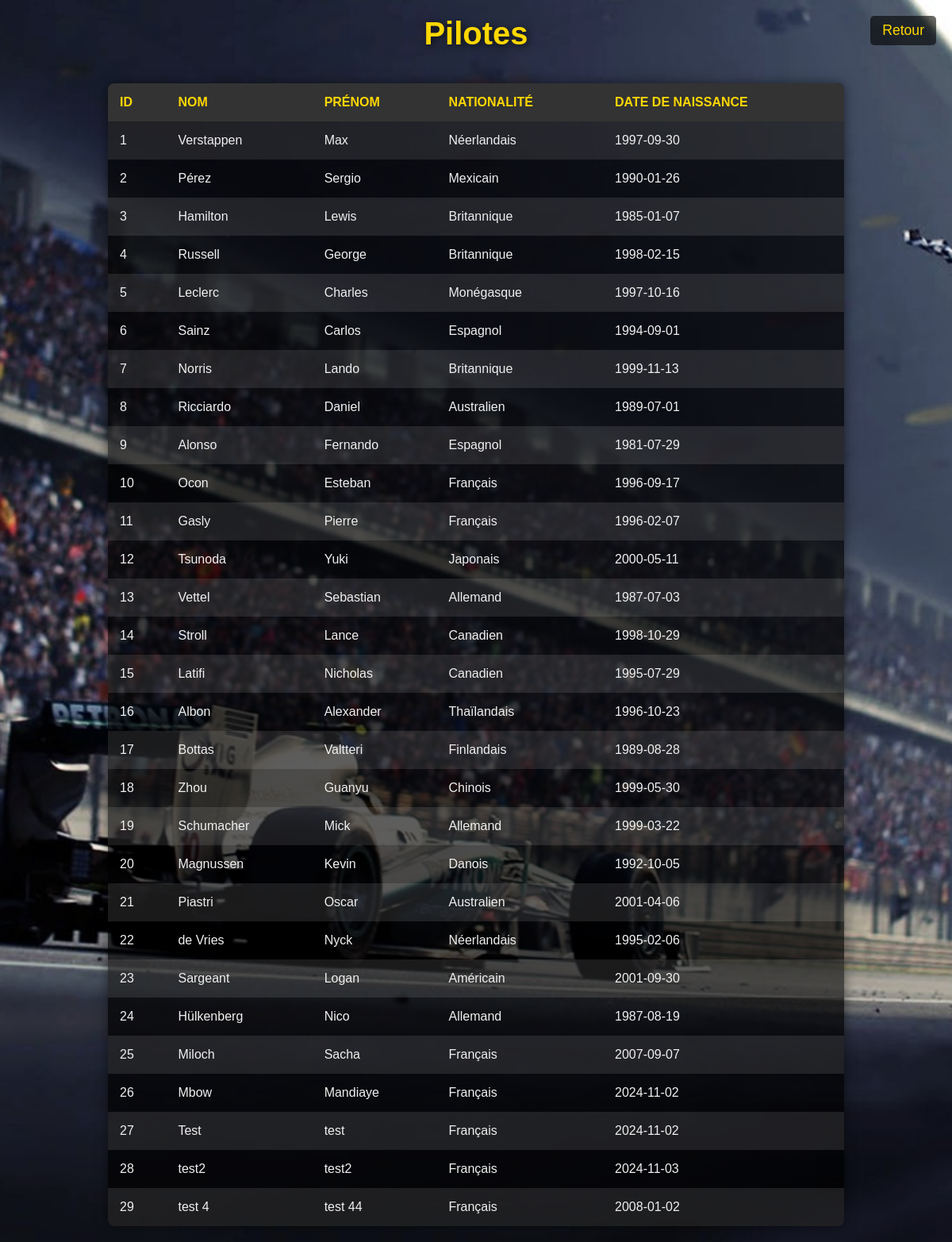
/pilote, run on the app's committed database.
### tables this page shows
CREATE TABLE pilote 
(id_pilote INTEGER PRIMARY KEY AUTOINCREMENT, nom TEXT, prénom TEXT, nationalité TEXT, date_naissance DATE);

### app.py (the view)
@app.route('/pilote')
def pilote():
    requete_sql = 'SELECT * FROM pilote'
    result = envoie_requete(requete_sql)
    return render_template('pilote.html', data=result)

### app.py (called while the page is built)
def envoie_requete(req):
    conn = sqlite3.connect(r"C:\Users\mbowm\OneDrive\Dokumente\projet\NSI\Projet\ProjetNSI/SF.db")
    cur = conn.cursor()
    cur.execute(req)
    result = cur.fetchall()
    conn.commit()
    cur.close()
    conn.close()
    return result

### templates/pilote.html (shortened to what this page needs)
<!DOCTYPE html>
<html lang="fr">
<head>
</head>
<body>
    <h1>Pilotes</h1>
    <table>
        <tr>
            <th>ID</th>
            <th>Nom</th>
            <th>Prénom</th>
            <th>Nationalité</th>
            <th>Date de Naissance</th>
        </tr>
        {% for item in data %}
        <tr>
            <td>{{ item[0] }}</td>
            <td>{{ item[1] }}</td>
            <td>{{ item[2] }}</td>
            <td>{{ item[3] }}</td>
            <td>{{ item[4] }}</td>
        </tr>
        {% endfor %}
    </table>
    <a href="/">Retour</a>
</body>
</html>

### templates/pilote.html (style rules this page uses)
* { margin: 0; padding: 0; box-sizing: border-box; font-family: Arial, sans-serif; }
body { background-image: url("static/Background2.jpg"); background-size: cover; background-attachment: fixed; background-position: center; display: flex; flex-direction: column; align-items: center; padding: 20px; color: #f0f0f0; }
h1 { font-size: 2.5em; color: #FFD700; text-shadow: 2px 2px 10px rgba(0, 0, 0, 0.7); margin-bottom: 20px; }
a[href="/"] { position: absolute; top: 20px; right: 20px; color: #FFD700; font-size: 1.1em; text-decoration: none; background-color: rgba(0, 0, 0, 0.6); padding: 8px 15px; border-radius: 5px; transition: background-color 0.3s ease; }
table { width: 80%; border-collapse: collapse; background-color: rgba(0, 0, 0, 0.7); margin-top: 20px; border-radius: 8px; overflow: hidden; box-shadow: 0px 0px 15px rgba(0, 0, 0, 0.5); }
th, td { padding: 15px; text-align: left; color: #f0f0f0; }
th { background-color: #333; color: #FFD700; font-weight: bold; text-transform: uppercase; }
tr:nth-child(even) { background-color: rgba(255, 255, 255, 0.1); }

### data on the page
pilote: id_pilote "1", nom "Verstappen", prénom "Max", nationalité "Néerlandais", date_naissance "1997-09-30"
pilote: id_pilote "2", nom "Pérez", prénom "Sergio", nationalité "Mexicain", date_naissance "1990-01-26"
pilote: id_pilote "3", nom "Hamilton", prénom "Lewis", nationalité "Britannique", date_naissance "1985-01-07"
pilote: id_pilote "4", nom "Russell", prénom "George", nationalité "Britannique", date_naissance "1998-02-15"
pilote: id_pilote "5", nom "Leclerc", prénom "Charles", nationalité "Monégasque", date_naissance "1997-10-16"
pilote: id_pilote "6", nom "Sainz", prénom "Carlos", nationalité "Espagnol", date_naissance "1994-09-01"
pilote: id_pilote "7", nom "Norris", prénom "Lando", nationalité "Britannique", date_naissance "1999-11-13"
pilote: id_pilote "8", nom "Ricciardo", prénom "Daniel", nationalité "Australien", date_naissance "1989-07-01"
pilote: id_pilote "9", nom "Alonso", prénom "Fernando", nationalité "Espagnol", date_naissance "1981-07-29"
pilote: id_pilote "10", nom "Ocon", prénom "Esteban", nationalité "Français", date_naissance "1996-09-17"
pilote: id_pilote "11", nom "Gasly", prénom "Pierre", nationalité "Français", date_naissance "1996-02-07"
pilote: id_pilote "12", nom "Tsunoda", prénom "Yuki", nationalité "Japonais", date_naissance "2000-05-11"
pilote: id_pilote "13", nom "Vettel", prénom "Sebastian", nationalité "Allemand", date_naissance "1987-07-03"
pilote: id_pilote "14", nom "Stroll", prénom "Lance", nationalité "Canadien", date_naissance "1998-10-29"
pilote: id_pilote "15", nom "Latifi", prénom "Nicholas", nationalité "Canadien", date_naissance "1995-07-29"
pilote: id_pilote "16", nom "Albon", prénom "Alexander", nationalité "Thaïlandais", date_naissance "1996-10-23"
pilote: id_pilote "17", nom "Bottas", prénom "Valtteri", nationalité "Finlandais", date_naissance "1989-08-28"
pilote: id_pilote "18", nom "Zhou", prénom "Guanyu", nationalité "Chinois", date_naissance "1999-05-30"
pilote: id_pilote "19", nom "Schumacher", prénom "Mick", nationalité "Allemand", date_naissance "1999-03-22"
pilote: id_pilote "20", nom "Magnussen", prénom "Kevin", nationalité "Danois", date_naissance "1992-10-05"
pilote: id_pilote "21", nom "Piastri", prénom "Oscar", nationalité "Australien", date_naissance "2001-04-06"
pilote: id_pilote "22", nom "de Vries", prénom "Nyck", nationalité "Néerlandais", date_naissance "1995-02-06"
pilote: id_pilote "23", nom "Sargeant", prénom "Logan", nationalité "Américain", date_naissance "2001-09-30"
pilote: id_pilote "24", nom "Hülkenberg", prénom "Nico", nationalité "Allemand", date_naissance "1987-08-19"
pilote: id_pilote "25", nom "Miloch", prénom "Sacha", nationalité "Français", date_naissance "2007-09-07"
pilote: id_pilote "26", nom "Mbow", prénom "Mandiaye", nationalité "Français", date_naissance "2024-11-02"
pilote: id_pilote "27", nom "Test", prénom "test", nationalité "Français", date_naissance "2024-11-02"
pilote: id_pilote "28", nom "test2", prénom "test2", nationalité "Français", date_naissance "2024-11-03"
pilote: id_pilote "29", nom "test 4", prénom "test 44", nationalité "Français", date_naissance "2008-01-02"
